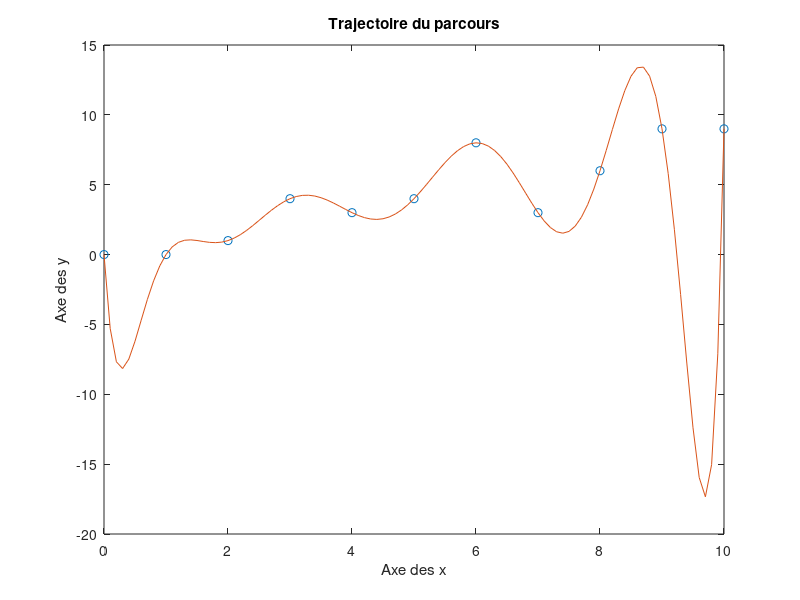

This figure's MATLAB source:
%% Calcul ta route!

% Description: Calcul de la trajectoire d'un parcours en fonction de points
% de référence fourni.
% Auteur: Daniel Lavallée, Mathieu Sévigny, Tristan Lafontaine, Émile Bois, Vincent
% Kilanowski
% Date: 2024-09-19

%% Configuration du fichier
clear all;
close all;
clc;

%% Calcul du parcours par la méthode de la projection orthogonale

% Définition des points de référence
X = [0; 1; 2; 3; 4; 5; 6; 7; 8; 9; 10];
Y = [0; 0; 1; 4; 3; 4; 8; 3; 6; 9; 9];

% Définition des phi
phi_0 = X.^0
phi_1 = X.^1
phi_2 = X.^2
phi_3 = X.^3
phi_4 = X.^4
phi_5 = X.^5
phi_6 = X.^6
phi_7 = X.^7
phi_8 = X.^8
phi_9 = X.^9
phi_10 = X.^10

% Matrice P
P = [phi_0, phi_1, phi_2, phi_3, phi_4, phi_5, phi_6, phi_7, phi_8, phi_9, phi_10];

% Matrice de coefficients A
A = inv(P)*Y;

% Coefficients de l'équation
a0 = A(1);
a1 = A(2);
a2 = A(3);
a3 = A(4);
a4 = A(5);
a5 = A(6);
a6 = A(7);
a7 = A(8);
a8 = A(9);
a9 = A(10);
a10 = A(11);

% Équation de la trajectoire
dx = 0.1;       % Incrément
x = [0:dx:10];  % Tableau de valeurs sur x

% Fonction du parcours
f = a0*x.^0 + a1*x.^1 + a2*x.^2 + a3*x.^3 + a4*x.^4 + a5*x.^5 + a6*x.^6 + a7*x.^7 + a8*x.^8 + a9*x.^9 + a10*x.^10;

% Affichage du parcours
figure(1);
plot(X, Y, "o");
hold on;
plot(x, f);
title("Trajectoire du parcours");
xlabel("Axe des x");
ylabel("Axe des y");